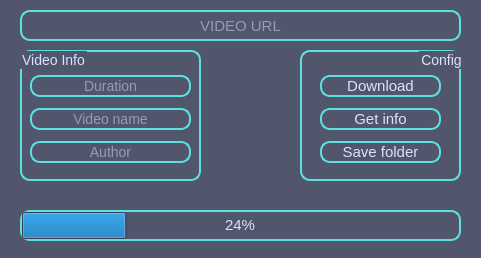
<?xml version="1.0" encoding="UTF-8"?>
<ui version="4.0">
 <class>MainWindow</class>
 <widget class="QMainWindow" name="MainWindow">
  <property name="geometry">
   <rect>
    <x>0</x>
    <y>0</y>
    <width>481</width>
    <height>258</height>
   </rect>
  </property>
  <property name="minimumSize">
   <size>
    <width>481</width>
    <height>258</height>
   </size>
  </property>
  <property name="maximumSize">
   <size>
    <width>481</width>
    <height>258</height>
   </size>
  </property>
  <property name="cursor">
   <cursorShape>ArrowCursor</cursorShape>
  </property>
  <property name="windowTitle">
   <string>YoutubeDownloader</string>
  </property>
  <property name="windowIcon">
   <iconset>
    <normaloff>C:/Users/Singula/Downloads/youtube.svg</normaloff>C:/Users/Singula/Downloads/youtube.svg</iconset>
  </property>
  <property name="styleSheet">
   <string notr="true">
QMainWindow {
	background-color: rgb(93, 224, 224);
}

QWidget {
	font: 8pt &quot;JetBrains Mono&quot;;	
	background-color: rgb(81, 86, 109);
	color: rgb(219, 225, 255);
}

#infiInner {
	width: 100px;
}

QLineEdit {
	font-size: 14px;
	border: 2px solid rgb(93, 224, 224);
	border-radius: 10px;
}

#videoInfo {
	font-size: 14px;
	border: 2px solid rgb(93, 224, 224);
	border-radius: 10px;
}

#config {
	font-size: 14px;
	border: 2px solid rgb(93, 224, 224);
	border-radius: 10px;	
}

#videoUrl {
	font-size: 15px;
	border: 2px solid rgb(93, 224, 224);
	border-radius: 10px;
}

#configBtn_2 {
	font-size: 15px;
	border: 2px solid rgb(93, 224, 224);
	border-radius: 10px;
}

#configBtn_3 {
	font-size: 15px;
	border: 2px solid rgb(93, 224, 224);
	border-radius: 10px;
}

#configBtn_4 {
	font-size: 15px;
	border: 2px solid rgb(93, 224, 224);
	border-radius: 10px;
}

#progressBar {
	text-align: center;
	font-size: 15px;
	width: 100%;
	border: 2px solid rgb(93, 224, 224);
	border-radius: 10px;
}
</string>
  </property>
  <property name="iconSize">
   <size>
    <width>30</width>
    <height>30</height>
   </size>
  </property>
  <property name="animated">
   <bool>true</bool>
  </property>
  <property name="tabShape">
   <enum>QTabWidget::Rounded</enum>
  </property>
  <widget class="QWidget" name="centralwidget">
   <widget class="QLineEdit" name="videoUrl">
    <property name="geometry">
     <rect>
      <x>20</x>
      <y>10</y>
      <width>441</width>
      <height>31</height>
     </rect>
    </property>
    <property name="styleSheet">
     <string notr="true"/>
    </property>
    <property name="echoMode">
     <enum>QLineEdit::Normal</enum>
    </property>
    <property name="alignment">
     <set>Qt::AlignCenter</set>
    </property>
    <property name="placeholderText">
     <string>VIDEO URL</string>
    </property>
    <property name="clearButtonEnabled">
     <bool>false</bool>
    </property>
   </widget>
   <widget class="QGroupBox" name="videoInfo">
    <property name="geometry">
     <rect>
      <x>20</x>
      <y>50</y>
      <width>181</width>
      <height>131</height>
     </rect>
    </property>
    <property name="title">
     <string>Video Info</string>
    </property>
    <widget class="QWidget" name="verticalLayoutWidget">
     <property name="geometry">
      <rect>
       <x>10</x>
       <y>20</y>
       <width>161</width>
       <height>101</height>
      </rect>
     </property>
     <layout class="QVBoxLayout" name="infiInner">
      <item>
       <widget class="QLineEdit" name="lineEdit_4">
        <property name="alignment">
         <set>Qt::AlignCenter</set>
        </property>
        <property name="readOnly">
         <bool>true</bool>
        </property>
        <property name="placeholderText">
         <string>Duration</string>
        </property>
       </widget>
      </item>
      <item>
       <widget class="QLineEdit" name="lineEdit_2">
        <property name="alignment">
         <set>Qt::AlignCenter</set>
        </property>
        <property name="readOnly">
         <bool>true</bool>
        </property>
        <property name="placeholderText">
         <string>Video name</string>
        </property>
       </widget>
      </item>
      <item>
       <widget class="QLineEdit" name="lineEdit_3">
        <property name="alignment">
         <set>Qt::AlignCenter</set>
        </property>
        <property name="readOnly">
         <bool>true</bool>
        </property>
        <property name="placeholderText">
         <string>Author</string>
        </property>
       </widget>
      </item>
     </layout>
    </widget>
   </widget>
   <widget class="QGroupBox" name="config">
    <property name="geometry">
     <rect>
      <x>300</x>
      <y>50</y>
      <width>161</width>
      <height>131</height>
     </rect>
    </property>
    <property name="title">
     <string>Config</string>
    </property>
    <property name="alignment">
     <set>Qt::AlignRight|Qt::AlignTrailing|Qt::AlignVCenter</set>
    </property>
    <widget class="QWidget" name="verticalLayoutWidget_2">
     <property name="geometry">
      <rect>
       <x>20</x>
       <y>20</y>
       <width>121</width>
       <height>101</height>
      </rect>
     </property>
     <layout class="QVBoxLayout" name="verticalLayout">
      <item>
       <widget class="QPushButton" name="configBtn_4">
        <property name="cursor">
         <cursorShape>PointingHandCursor</cursorShape>
        </property>
        <property name="text">
         <string>Download</string>
        </property>
       </widget>
      </item>
      <item>
       <widget class="QPushButton" name="configBtn_2">
        <property name="cursor">
         <cursorShape>PointingHandCursor</cursorShape>
        </property>
        <property name="text">
         <string>Get info</string>
        </property>
        <property name="checkable">
         <bool>false</bool>
        </property>
        <property name="default">
         <bool>false</bool>
        </property>
       </widget>
      </item>
      <item>
       <widget class="QPushButton" name="configBtn_3">
        <property name="cursor">
         <cursorShape>PointingHandCursor</cursorShape>
        </property>
        <property name="text">
         <string>Save folder</string>
        </property>
       </widget>
      </item>
     </layout>
    </widget>
   </widget>
   <widget class="QProgressBar" name="progressBar">
    <property name="geometry">
     <rect>
      <x>20</x>
      <y>210</y>
      <width>441</width>
      <height>31</height>
     </rect>
    </property>
    <property name="cursor">
     <cursorShape>WaitCursor</cursorShape>
    </property>
    <property name="value">
     <number>24</number>
    </property>
   </widget>
  </widget>
 </widget>
 <resources/>
 <connections/>
</ui>
